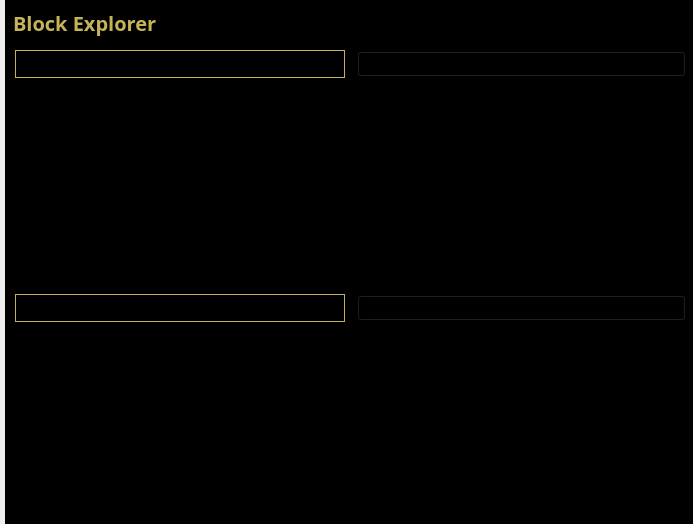
<?xml version="1.0" encoding="UTF-8"?>
<ui version="4.0">
 <class>BlockBrowser</class>
 <widget class="QWidget" name="BlockBrowser">
  <property name="windowModality">
   <enum>Qt::NonModal</enum>
  </property>
  <property name="enabled">
   <bool>true</bool>
  </property>
  <property name="geometry">
   <rect>
    <x>0</x>
    <y>0</y>
    <width>693</width>
    <height>524</height>
   </rect>
  </property>
  <property name="sizePolicy">
   <sizepolicy hsizetype="Maximum" vsizetype="Maximum">
    <horstretch>0</horstretch>
    <verstretch>0</verstretch>
   </sizepolicy>
  </property>
  <property name="minimumSize">
   <size>
    <width>0</width>
    <height>0</height>
   </size>
  </property>
  <property name="maximumSize">
   <size>
    <width>693</width>
    <height>524</height>
   </size>
  </property>
  <property name="focusPolicy">
   <enum>Qt::TabFocus</enum>
  </property>
  <property name="acceptDrops">
   <bool>false</bool>
  </property>
  <property name="windowTitle">
   <string>Form</string>
  </property>
  <property name="autoFillBackground">
   <bool>false</bool>
  </property>
  <property name="styleSheet">
   <string notr="true">margin-left: 5px;</string>
  </property>
  <layout class="QGridLayout">
   <property name="sizeConstraint">
    <enum>QLayout::SetMaximumSize</enum>
   </property>
   <property name="leftMargin">
    <number>0</number>
   </property>
   <property name="topMargin">
    <number>0</number>
   </property>
   <property name="rightMargin">
    <number>0</number>
   </property>
   <property name="bottomMargin">
    <number>0</number>
   </property>
   <property name="spacing">
    <number>0</number>
   </property>
   <item row="1" column="0">
    <widget class="QWidget" name="widget" native="true">
     <property name="enabled">
      <bool>true</bool>
     </property>
     <property name="sizePolicy">
      <sizepolicy hsizetype="Maximum" vsizetype="Maximum">
       <horstretch>0</horstretch>
       <verstretch>0</verstretch>
      </sizepolicy>
     </property>
     <property name="maximumSize">
      <size>
       <width>693</width>
       <height>524</height>
      </size>
     </property>
     <property name="styleSheet">
      <string notr="true">background-color: rgb(0, 0, 0); padding: 5px;
</string>
     </property>
     <widget class="QWidget" name="layoutWidget">
      <property name="geometry">
       <rect>
        <x>0</x>
        <y>0</y>
        <width>699</width>
        <height>46</height>
       </rect>
      </property>
      <layout class="QHBoxLayout" name="horizontalLayout_4">
       <property name="spacing">
        <number>7</number>
       </property>
       <property name="leftMargin">
        <number>0</number>
       </property>
       <item>
        <widget class="QLabel" name="label_5">
         <property name="font">
          <font>
           <family>Open Sans,sans-serif</family>
          </font>
         </property>
         <property name="styleSheet">
          <string notr="true"/>
         </property>
         <property name="text">
          <string>&lt;html&gt;&lt;head/&gt;&lt;body&gt;&lt;p&gt;&lt;span style=&quot; font-size:20px; font-weight:600; color:#c5b358;&quot;&gt;Block Explorer &lt;/span&gt;&lt;/p&gt;&lt;/body&gt;&lt;/html&gt;</string>
         </property>
        </widget>
       </item>
       <item>
        <spacer name="horizontalSpacer_2">
         <property name="orientation">
          <enum>Qt::Horizontal</enum>
         </property>
         <property name="sizeHint" stdset="0">
          <size>
           <width>40</width>
           <height>20</height>
          </size>
         </property>
        </spacer>
       </item>
      </layout>
     </widget>
     <widget class="QWidget" name="layoutWidget_2">
      <property name="geometry">
       <rect>
        <x>0</x>
        <y>50</y>
        <width>701</width>
        <height>643</height>
       </rect>
      </property>
      <layout class="QGridLayout" name="gridLayout_3" rowstretch="0,0,0,0,0,0,0,0,0,0,0,0,0,0,0,0,0" columnstretch="0,0">
       <property name="sizeConstraint">
        <enum>QLayout::SetDefaultConstraint</enum>
       </property>
       <property name="leftMargin">
        <number>10</number>
       </property>
       <property name="rightMargin">
        <number>15</number>
       </property>
       <property name="horizontalSpacing">
        <number>7</number>
       </property>
       <item row="8" column="0">
        <widget class="QLabel" name="timeLabel">
         <property name="text">
          <string>Block Timestamp:</string>
         </property>
        </widget>
       </item>
       <item row="10" column="0">
        <widget class="QLineEdit" name="txBox">
         <property name="sizePolicy">
          <sizepolicy hsizetype="Preferred" vsizetype="Fixed">
           <horstretch>0</horstretch>
           <verstretch>0</verstretch>
          </sizepolicy>
         </property>
         <property name="styleSheet">
          <string notr="true">border: 1px solid #c5b358;</string>
         </property>
         <property name="inputMask">
          <string comment="Transaction id" extracomment="Transaction id"/>
         </property>
         <property name="placeholderText">
          <string comment="Transaction ID" extracomment="Transaction ID">Transaction id</string>
         </property>
        </widget>
       </item>
       <item row="8" column="1">
        <widget class="QLabel" name="timeBox">
         <property name="text">
          <string>0</string>
         </property>
        </widget>
       </item>
       <item row="14" column="0">
        <widget class="QLabel" name="outputLabel">
         <property name="text">
          <string>Outputs:</string>
         </property>
         <property name="alignment">
          <set>Qt::AlignLeading|Qt::AlignLeft|Qt::AlignTop</set>
         </property>
        </widget>
       </item>
       <item row="6" column="0">
        <widget class="QLabel" name="nonceLabel">
         <property name="text">
          <string>Block nNonce:</string>
         </property>
        </widget>
       </item>
       <item row="7" column="1">
        <widget class="QLabel" name="bitsBox">
         <property name="text">
          <string>0</string>
         </property>
        </widget>
       </item>
       <item row="14" column="1">
        <widget class="QLabel" name="outputBox">
         <property name="text">
          <string/>
         </property>
         <property name="alignment">
          <set>Qt::AlignLeading|Qt::AlignLeft|Qt::AlignTop</set>
         </property>
        </widget>
       </item>
       <item row="15" column="0">
        <widget class="QLabel" name="inputLabel">
         <property name="text">
          <string>Inputs:</string>
         </property>
         <property name="alignment">
          <set>Qt::AlignLeading|Qt::AlignLeft|Qt::AlignTop</set>
         </property>
        </widget>
       </item>
       <item row="4" column="0">
        <widget class="QLabel" name="hashLabel">
         <property name="text">
          <string>Block Hash:</string>
         </property>
        </widget>
       </item>
       <item row="16" column="0">
        <spacer name="verticalSpacer">
         <property name="orientation">
          <enum>Qt::Vertical</enum>
         </property>
         <property name="sizeHint" stdset="0">
          <size>
           <width>20</width>
           <height>20</height>
          </size>
         </property>
        </spacer>
       </item>
       <item row="13" column="1">
        <widget class="QLabel" name="feesBox">
         <property name="text">
          <string/>
         </property>
        </widget>
       </item>
       <item row="7" column="0">
        <widget class="QLabel" name="bitsLabel">
         <property name="text">
          <string>Block nBits:</string>
         </property>
        </widget>
       </item>
       <item row="1" column="1">
        <widget class="QPushButton" name="blockButton">
         <property name="text">
          <string>Jump to Block</string>
         </property>
        </widget>
       </item>
       <item row="3" column="0">
        <widget class="QLabel" name="heightLabel_2">
         <property name="text">
          <string>Block Height:</string>
         </property>
        </widget>
       </item>
       <item row="3" column="1">
        <widget class="QLabel" name="heightLabel">
         <property name="text">
          <string>0</string>
         </property>
        </widget>
       </item>
       <item row="9" column="0">
        <widget class="QLabel" name="hardLabel">
         <property name="text">
          <string>Block Difficulty:</string>
         </property>
        </widget>
       </item>
       <item row="13" column="0">
        <widget class="QLabel" name="feesLabel">
         <property name="text">
          <string>Fees:</string>
         </property>
        </widget>
       </item>
       <item row="12" column="1">
        <widget class="QLabel" name="valueBox">
         <property name="text">
          <string/>
         </property>
        </widget>
       </item>
       <item row="5" column="0">
        <widget class="QLabel" name="merkleLabel">
         <property name="text">
          <string>Block Merkle:</string>
         </property>
        </widget>
       </item>
       <item row="5" column="1">
        <widget class="QLabel" name="merkleBox">
         <property name="minimumSize">
          <size>
           <width>187</width>
           <height>0</height>
          </size>
         </property>
         <property name="text">
          <string>0x0</string>
         </property>
        </widget>
       </item>
       <item row="11" column="0">
        <widget class="QLabel" name="txLabel">
         <property name="text">
          <string>Transaction ID:</string>
         </property>
        </widget>
       </item>
       <item row="15" column="1">
        <widget class="QLabel" name="inputBox">
         <property name="text">
          <string/>
         </property>
         <property name="alignment">
          <set>Qt::AlignLeading|Qt::AlignLeft|Qt::AlignTop</set>
         </property>
        </widget>
       </item>
       <item row="11" column="1">
        <widget class="QLabel" name="txID">
         <property name="text">
          <string>000</string>
         </property>
        </widget>
       </item>
       <item row="4" column="1">
        <widget class="QLabel" name="hashBox">
         <property name="enabled">
          <bool>true</bool>
         </property>
         <property name="sizePolicy">
          <sizepolicy hsizetype="Preferred" vsizetype="Preferred">
           <horstretch>0</horstretch>
           <verstretch>0</verstretch>
          </sizepolicy>
         </property>
         <property name="minimumSize">
          <size>
           <width>0</width>
           <height>0</height>
          </size>
         </property>
         <property name="text">
          <string>0x0</string>
         </property>
        </widget>
       </item>
       <item row="6" column="1">
        <widget class="QLabel" name="nonceBox">
         <property name="text">
          <string>0</string>
         </property>
        </widget>
       </item>
       <item row="10" column="1">
        <widget class="QPushButton" name="txButton">
         <property name="minimumSize">
          <size>
           <width>0</width>
           <height>25</height>
          </size>
         </property>
         <property name="maximumSize">
          <size>
           <width>341</width>
           <height>16777215</height>
          </size>
         </property>
         <property name="text">
          <string>Decode Transaction</string>
         </property>
        </widget>
       </item>
       <item row="12" column="0">
        <widget class="QLabel" name="valueLabel">
         <property name="text">
          <string>Value out:</string>
         </property>
        </widget>
       </item>
       <item row="1" column="0">
        <widget class="QSpinBox" name="heightBox">
         <property name="sizePolicy">
          <sizepolicy hsizetype="Preferred" vsizetype="Fixed">
           <horstretch>0</horstretch>
           <verstretch>0</verstretch>
          </sizepolicy>
         </property>
         <property name="styleSheet">
          <string notr="true">border: 1px solid #c5b358;</string>
         </property>
         <property name="maximum">
          <number>99999999</number>
         </property>
        </widget>
       </item>
       <item row="9" column="1">
        <widget class="QLabel" name="hardBox">
         <property name="text">
          <string>0.00</string>
         </property>
        </widget>
       </item>
      </layout>
      <zorder>txButton</zorder>
      <zorder>inputLabel</zorder>
      <zorder>valueLabel</zorder>
      <zorder>txLabel</zorder>
      <zorder>hardBox</zorder>
      <zorder>txID</zorder>
      <zorder>inputBox</zorder>
      <zorder>valueBox</zorder>
      <zorder>hardLabel</zorder>
      <zorder>heightLabel_2</zorder>
      <zorder>timeBox</zorder>
      <zorder>blockButton</zorder>
      <zorder>merkleLabel</zorder>
      <zorder>hashLabel</zorder>
      <zorder>feesBox</zorder>
      <zorder>heightLabel</zorder>
      <zorder>feesLabel</zorder>
      <zorder>bitsLabel</zorder>
      <zorder>bitsBox</zorder>
      <zorder>merkleBox</zorder>
      <zorder>outputLabel</zorder>
      <zorder>outputBox</zorder>
      <zorder>nonceLabel</zorder>
      <zorder>nonceBox</zorder>
      <zorder>timeLabel</zorder>
      <zorder>hashBox</zorder>
      <zorder>heightBox</zorder>
      <zorder>txBox</zorder>
     </widget>
    </widget>
   </item>
  </layout>
 </widget>
 <resources/>
 <connections/>
</ui>
